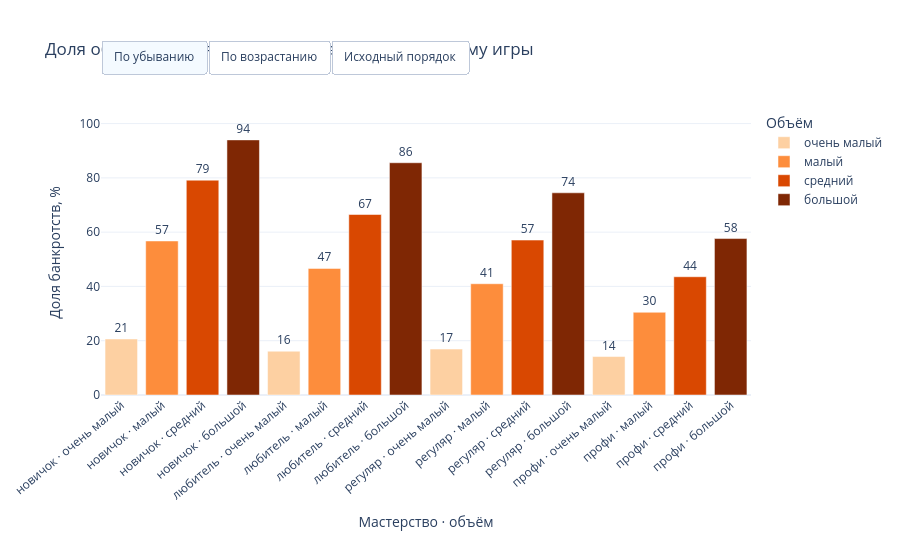

The cell this chart's notebook holds for it:
### Markdown cell above
### Задание 2.3. Интерактивная столбчатая диаграмма с сортировкой

Категории — 16 комбинаций мастерства и объёма игры, показатель — доля игроков, обнуливших банкролл. Цвет кодирует объём той же последовательной шкалой, что в задании 1.3. Кнопки над графиком переключают порядок столбцов: по убыванию показателя, по возрастанию или в исходном порядке категорий. Подсказка при наведении показывает число игроков, долю банкротств, средний ROI и долю прибыльных.

### Code cell
groups = (df.groupby(["skill_band", "volume_band"], observed=True)
          .agg(игроков=("player_id", "count"),
               доля_банкротств=("went_broke", lambda s: s.astype(int).mean() * 100),
               средний_roi=("realized_roi", "mean"),
               доля_прибыльных=("profitable", lambda s: s.astype(int).mean() * 100))
          .round(2).reset_index())
groups["группа"] = groups["skill_band"].astype(str) + " · " + groups["volume_band"].astype(str)
groups["volume_band"] = groups["volume_band"].astype(str)
original_order = groups["группа"].tolist()

fig_bar = px.bar(
    groups, x="группа", y="доля_банкротств", color="volume_band",
    category_orders={"volume_band": ["очень малый", "малый", "средний", "большой"],
                     "группа": original_order},
    color_discrete_sequence=VOLUME_COLORS,
    hover_data={"игроков": True, "доля_банкротств": ":.1f", "средний_roi": ":.1f",
                "доля_прибыльных": ":.1f", "volume_band": False, "группа": False},
    labels={"группа": "Мастерство · объём", "доля_банкротств": "Доля банкротств, %",
            "volume_band": "Объём", "средний_roi": "средний ROI, %",
            "доля_прибыльных": "доля прибыльных, %"},
    text="доля_банкротств",
    title="Доля обнулившихся игроков по мастерству и объёму игры",
    template="plotly_white", height=540,
)
fig_bar.update_traces(texttemplate="%{text:.0f}", textposition="outside")
fig_bar.update_layout(
    yaxis_range=[0, 105], xaxis_tickangle=-40, margin={"t": 110},
    updatemenus=[{
        "type": "buttons", "direction": "right", "x": 0, "xanchor": "left", "y": 1.13, "yanchor": "bottom",
        "buttons": [
            {"label": "По убыванию", "method": "relayout",
             "args": [{"xaxis.categoryorder": "total descending"}]},
            {"label": "По возрастанию", "method": "relayout",
             "args": [{"xaxis.categoryorder": "total ascending"}]},
            {"label": "Исходный порядок", "method": "relayout",
             "args": [{"xaxis.categoryorder": "array", "xaxis.categoryarray": original_order}]},
        ],
    }],
)
fig_bar.show()

print(groups.sort_values("доля_банкротств", ascending=False)
      [["группа", "игроков", "доля_банкротств", "средний_roi", "доля_прибыльных"]].to_string(index=False))

### Figure 1 — Plotly figure (JSON) as saved in the notebook; plotly's stock layout.template omitted (floating-point values rounded to 4 significant figures)
{"data": [{"customdata": [[1743, -40.43, 18.7, "очень малый"], [3885, -29.71, 24.66, "очень малый"], [3941, -20.03, 30.68, "очень малый"], [1658, -10.69, 35.83, "очень малый"]], "hovertemplate": "Доля банкротств, %=%{text:.1f}<br>игроков=%{customdata[0]}<br>средний ROI, %=%{customdata[1]:.1f}<br>доля прибыльных, %=%{customdata[2]:.1f}<extra></extra>", "legendgroup": "очень малый", "marker": {"color": "#fdd0a2", "pattern": {"shape": ""}}, "name": "очень малый", "orientation": "v", "showlegend": true, "text": [20.65, 16.14, 16.92, 14.17], "textposition": "outside", "texttemplate": "%{text:.0f}", "type": "bar", "x": ["новичок · очень малый", "любитель · очень малый", "регуляр · очень малый", "профи · очень малый"], "xaxis": "x", "y": [20.65, 16.14, 16.92, 14.17], "yaxis": "y"}, {"customdata": [[1725, -48.24, 6.72, "малый"], [3829, -36.86, 15.46, "малый"], [3935, -26.92, 25.08, "малый"], [1765, -12.69, 39.15, "малый"]], "hovertemplate": "Доля банкротств, %=%{text:.1f}<br>игроков=%{customdata[0]}<br>средний ROI, %=%{customdata[1]:.1f}<br>доля прибыльных, %=%{customdata[2]:.1f}<extra></extra>", "legendgroup": "малый", "marker": {"color": "#fd8d3c", "pattern": {"shape": ""}}, "name": "малый", "orientation": "v", "showlegend": true, "text": [56.75, 46.64, 40.99, 30.48], "textposition": "outside", "texttemplate": "%{text:.0f}", "type": "bar", "x": ["новичок · малый", "любитель · малый", "регуляр · малый", "профи · малый"], "xaxis": "x", "y": [56.75, 46.64, 40.99, 30.48], "yaxis": "y"}, {"customdata": [[1727, -50.42, 3.53, "средний"], [3692, -40.08, 10.4, "средний"], [4040, -30.22, 19.6, "средний"], [1673, -16.0, 36.16, "средний"]], "hovertemplate": "Доля банкротств, %=%{text:.1f}<br>игроков=%{customdata[0]}<br>средний ROI, %=%{customdata[1]:.1f}<br>доля прибыльных, %=%{customdata[2]:.1f}<extra></extra>", "legendgroup": "средний", "marker": {"color": "#d94801", "pattern": {"shape": ""}}, "name": "средний", "orientation": "v", "showlegend": true, "text": [79.15, 66.5, 57.08, 43.57], "textposition": "outside", "texttemplate": "%{text:.0f}", "type": "bar", "x": ["новичок · средний", "любитель · средний", "регуляр · средний", "профи · средний"], "xaxis": "x", "y": [79.15, 66.5, 57.08, 43.57], "yaxis": "y"}, {"customdata": [[1698, -51.81, 0.77, "большой"], [3715, -42.12, 5.57, "большой"], [3952, -32.69, 14.6, "большой"], [1799, -19.39, 31.52, "большой"]], "hovertemplate": "Доля банкротств, %=%{text:.1f}<br>игроков=%{customdata[0]}<br>средний ROI, %=%{customdata[1]:.1f}<br>доля прибыльных, %=%{customdata[2]:.1f}<extra></extra>", "legendgroup": "большой", "marker": {"color": "#7f2704", "pattern": {"shape": ""}}, "name": "большой", "orientation": "v", "showlegend": true, "text": [93.99, 85.57, 74.49, 57.64], "textposition": "outside", "texttemplate": "%{text:.0f}", "type": "bar", "x": ["новичок · большой", "любитель · большой", "регуляр · большой", "профи · большой"], "xaxis": "x", "y": [93.99, 85.57, 74.49, 57.64], "yaxis": "y"}], "layout": {"barmode": "relative", "height": 540, "legend": {"title": {"text": "Объём"}, "tracegroupgap": 0}, "margin": {"t": 110}, "title": {"text": "Доля обнулившихся игроков по мастерству и объёму игры"}, "updatemenus": [{"buttons": [{"args": [{"xaxis.categoryorder": "total descending"}], "label": "По убыванию", "method": "relayout"}, {"args": [{"xaxis.categoryorder": "total ascending"}], "label": "По возрастанию", "method": "relayout"}, {"args": [{"xaxis.categoryarray": ["новичок · очень малый", "новичок · малый", "новичок · средний", "новичок · большой", "любитель · очень малый", "любитель · малый", "любитель · средний", "любитель · большой", "регуляр · очень малый", "регуляр · малый", "регуляр · средний", "регуляр · большой", "профи · очень малый", "профи · малый", "профи · средний", "профи · большой"], "xaxis.categoryorder": "array"}], "label": "Исходный порядок", "method": "relayout"}], "direction": "right", "type": "buttons", "x": 0, "xanchor": "left", "y": 1.13, "yanchor": "bottom"}], "xaxis": {"anchor": "y", "categoryarray": ["новичок · очень малый", "новичок · малый", "новичок · средний", "новичок · большой", "любитель · очень малый", "любитель · малый", "любитель · средний", "любитель · большой", "регуляр · очень малый", "регуляр · малый", "регуляр · средний", "регуляр · большой", "профи · очень малый", "профи · малый", "профи · средний", "профи · большой"], "categoryorder": "array", "domain": [0.0, 1.0], "tickangle": -40, "title": {"text": "Мастерство · объём"}}, "yaxis": {"anchor": "x", "domain": [0.0, 1.0], "range": [0, 105], "title": {"text": "Доля банкротств, %"}}}}
